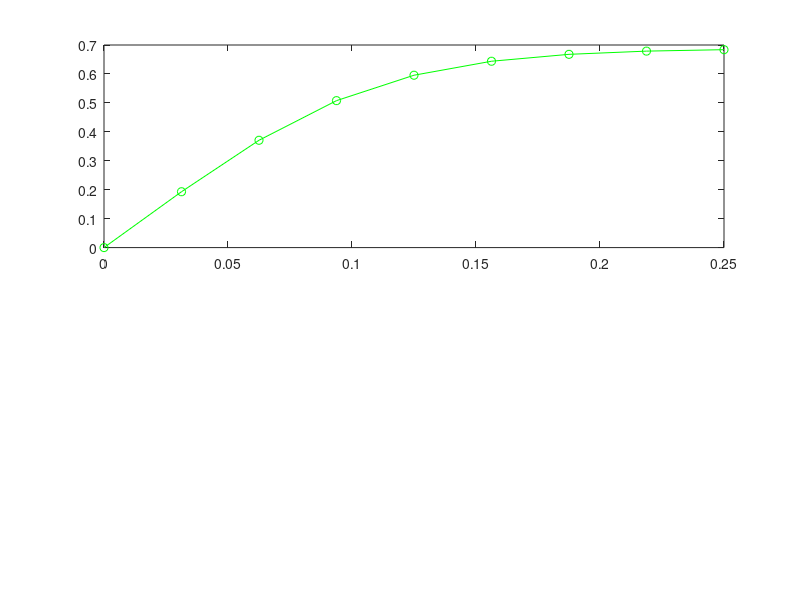

The MATLAB script that drew this image: (Note: this script raises an error after producing the figure.)
% Notes
% Euler's method:
%
%   y_new = y_old + slope(x(i) ) * delta_x
%
%
% Forward and backward difference approximations for first derivative:
%
%   forward: f_i_prime = (f_(i+1) - f_i) / h
%
%   backward: f_i_prime = (f_i - f_(i-1)) / h
%
%   centered: (f_(i+1) - f_(i-1)) / 2*h
%
%   where f_i is a subscript 


% ------------------ P 1.20 ------------------ %
% Problem:  In addition to the downward force of gravity (weight) and drag, an object 
%           falling through a fluid is also subject to a buoyancy force which is 
%           proportional to the displaced volume (Archimedes' principle). For example, for a sphere
%           with diameter d (m), the sphere's volume is V = πd^3/6, and its projected area is A = πd^2/4. 
%           The buoyancy force can then be computed as Fb = −ρVg. We neglected buoyancy in our derivation of
%           Eq. (1.8) because it is relatively small for an object like a bungee jumper moving through air. However,
%           for a more dense fluid like water, it becomes more prominent.
%
%           (a) Derive a differential equation in the same fashion as Eq. (1.8), but include the buoyancy force and represent
%           the drag force as described in Sec. 1.4.
%           (b) Rewrite the differential equation from (a) for the special case of a sphere.
%           (c) Use the equation developed in (b) to compute the terminal velocity (i.e., for the steady-state case). 
%           Use the following parameter values for a sphere falling through water: sphere diameter = 1 cm, sphere density = 2700 kg/m3,
%           water density = 1000 kg/m3, and Cd = 0.47.
%           (d) Use Euler's method with a step size of Δt = 0.03125s to numerically solve for the velocity from t = 0 to 0.25s
%           with an initial velocity of zero.


% ----- a ----- %
% Init values
g   = 9.81;   % gravity m/s^2
rho = 1000;   % fluid density kg/m^3 
V   = 1;      % volume of object m^3 
A   = 1;      % cross-sectional area m^2 
Cd  = 0.47;   % drag coefficient 
m   = 1;      % mass of object kg 

% Define forces
Fg = m*g;                         % Gravity 
Fb = -rho*V*g;                    % Buoyancy 
Fd = @(v) -(0.5*rho*A*Cd)*v*abs(v); % Drag force 

% Newton's 2nd Law: m*dv/dt = Fg + Fb + Fd
dvdt = @(v) (Fg + Fb + Fd(v)) / m;



% ----- b ----- %
% Init values
d = 0.01;
V = (pi*d^3)/6;  
A = (pi*d^2)/4;   
rho_s = 2700; 
m = rho_s*V;  

% Define forces
Fg = m*g;                         % Gravity 
Fb = -rho*V*g;                    % Buoyancy 
Fd = @(v) -(0.5*rho*A*Cd)*v*abs(v); % Drag force 

% Newton's 2nd Law: m*dv/dt = Fg + Fb + Fd
dvdt = @(v) (Fg + Fb + Fd(v)) / m;



% ----- c ----- %
% Init values
d = 0.01;                 
rho_s = 2700;             
rho = 1000;               
Cd = 0.47;                
g = 9.81;                 
V = (pi*d^3)/6;          
A = (pi*d^2)/4;           
m = rho_s * V;

% Solve for vt
% 0 = Fg + Fb + Fd
% -Fd = Fg + Fb 
% (0.5*rho*A*Cd)*v*abs(v) = m*g - rho*V*g
vt = sqrt((2*(Fg + Fb)) / (rho*A*Cd));

% Print results
disp("------------------ P 1.20 ------------------")
fprintf("Terminal velocity: %.4f\n", vt)


% ----- d ----- %
% Init values
dt = 0.03125;            
t = 0:dt:0.25;            
n = length(t);
v_new = zeros(1,n);       
v_new(1) = 0;             

% Euler's method loop
for i = 1:n-1
    
    slope = dvdt(v_new(i));          
    v_new(i+1) = v_new(i) + slope*dt; 

end

% Plot results
subplot(2,1,1);
plot(t, v_new, 'o-g'); 
hold on;
yline(vt, 'r--');
title('Sphere Falling (Euler Method)');
xlabel('Time (s)'); 
ylabel('Velocity (m/s)');
legend('Euler Approximation','Terminal Velocity');
grid on


% ------------------ P 1.23 ------------------ %
% Problem:  As depicted in Fig. P1.23, the downward deflection, y (m), of a cantilever beam 
%           with a uniform load, w = 10,000 kg/m, can be computed as
% 
%           y = (w/24EI)*(x^4 − 4Lx^3 + 6L^2x^2)
% 
%           where x = distance (m), E = the modulus of elasticity = 2 × 10^11 Pa, 
%           I = moment of inertia = 3.25 × 10–4 m4, and L = length = 4 m. This equation can be 
%           differentiated to yield the slope of the downward deflection as a function of x
% 
%           dy/dx = (w/24EI)*(4x^3 − 12Lx^2 + 12L^2x)
% 
%           If y = 0 at x = 0, use this equation with Euler's method (Δx = 0.125 m) to compute the 
%           deflection from x = 0 to L. Develop a plot of your results along with the analytical
%           solution computed with the first equation.

% Parameters
E = 2e11;        % Pa
I = 3.25e-4;     % m^4
L = 4;           % m
w = 10000*9.81;  % N/m
delta_x = 0.125; % m

% x array
x = 0:delta_x:L;
n = length(x);

% Initialize y
y_new = zeros(1,n); 
y_old = 0;  % initial condition y(0) = 0

% Define slope function
slope = @(x) (w/(24*E*I))*(4*x.^3 - 12*L*x.^2 + 12*L^2*x);

% Euler's method loop
for i = 1:n

    y_old    = y_old + slope(x(i))*delta_x; 
    y_new(i) = y_old;   

end

% Analytical solution 
y_exact = (w/(24*E*I))*(x.^4 - 4*L*x.^3 + 6*L^2*x.^2);

% Plot results
subplot(2,1,2);
plot(x, y_new, 's--g'); 
hold on;
plot(x, y_exact, 'b-');
title('Deflection of Cantilever Beam');
xlabel('Distance (m)'); 
ylabel('Deflection (m)');
legend('Euler Approximation','Analytical Solution');
grid on

% ------------------ P 4.11 ------------------ %
% Problem:  The Maclaurin series expansion. Starting with the simplest version, cos x = 1, 
%           add terms one at a time to estimate cos(π/3). After each new
%           term is added, compute the true and approximate percent relative errors. 
%           Use your calculator or MATLAB to determine the true value. Add terms until the 
%           absolute value of the approximate error estimate falls below an error criterion 
%           conforming to two significant figures.


% Set values
x = pi/3;
n = 2;
cos_x = 1;
true_val = cos(pi/3);
keepLooping = true;

% Run through first 10 terms of series
while keepLooping

    % Build out Maclaurin series
    term = ((-1)^(n/2)) * (x^n)/factorial(n);
    cos_x = cos_x + term;
    
    % Calculate error
    error = (abs(true_val - cos_x)/abs(true_val)) * 100;

    if error < 0.5
        keepLooping = false;
    end

    % Increment n 
    n = n + 2;

end

% Print results
fprintf("\n\n")
disp("------------------ P 4.11 ------------------")
fprintf("Estimated value of cos(pi/3): %.4f\n", cos_x)
fprintf("True value of cos(pi/3): %.4f\n", true_val)





% ------------------ P 4.12 ------------------ %
% Problem:  Perform the same computation as in Prob. 4.11, but
%           use the Maclaurin series expansion for the sin x to estimate 
%           sin(π/3).


% Set values
x = pi/3;
n = 0;
sin_x = 0;
true_val = sin(pi/3);
keepLooping = true;
iter = 0;

% Run through first 10 terms of series
while keepLooping

    % Build out Maclaurin series
    term = ((-1)^n) * (x^(2*n+1)) / factorial(2*n+1);
    sin_x = sin_x + term;
    
    % Calculate error
    error = (abs(true_val - sin_x)/abs(true_val)) * 100;

    if error < 0.5
        keepLooping = false;
    end

    % Increment n 
    n = n + 1;
    
end


% Print results
fprintf("\n\n")
disp("------------------ P 4.12 ------------------")
fprintf("Estimated value of sin(pi/3): %.4f\n", sin_x)
fprintf("True value of sin(pi/3): %.4f\n", true_val)









% ------------------ P 4.13 ------------------ %
% Problem:  Use zero- through third-order Taylor series expansions
%           to predict f(3) for
%
%           f (x) = 25x^3 − 6x^2 + 7x − 88
%
%           using a base point at x = 1. Compute the true percent relative
%           error for each approximation



% Set values
f = @(x) 25*x^3 - 6*x^2 + 7*x - 88;
base_point = 1;
x_val = 3;
true_value = f(x_val);

% Calculate derivatives 
f1 = @(x) 75*x^2 - 12*x + 7;  
f2 = @(x) 150*x - 12;          
f3 = @(x) 150;     

% Taylor series
fprintf("\n\n")
disp("------------------ P 4.13 ------------------")
estimated = f(1);
error = (abs(true_value - estimated)/true_value) * 100;
fprintf("Estimated value of at 0th order: %.4f\n", estimated)
fprintf("Error at 0th order: %.4f\n", error)
fprintf("\n")

estimated = f(1) + f1(1)*2;
error = (abs(true_value - estimated)/true_value) * 100;
fprintf("Estimated value of at 1st order: %.4f\n", estimated)
fprintf("Error at 1st order: %.4f\n", error)
fprintf("\n")

estimated = f(1) + f1(1)*2 + (f2(1)/2)*2^2;
error = (abs(true_value - estimated)/true_value) * 100;
fprintf("Estimated value of at 2nd order: %.4f\n", estimated)
fprintf("Error at 2nd order: %.4f\n", error)
fprintf("\n")

estimated = f(1) + f1(1)*2 + (f2(1)/2)*2^2 + (f3(1)/6)*2^3;
error = (abs(true_value - estimated)/true_value) * 100;
fprintf("Estimated value of at 3rd order: %.4f\n", estimated)
fprintf("Error at 3rd order: %.4f\n", error)





% ------------------ P 4.16 ------------------ %
% Problem:  Use forward and backward difference approximations of O(h) and a centered difference 
%           approximation of O(h^2) to estimate the first derivative of the function examined in
%           Prob. 4.13. Evaluate the derivative at x = 2 using a step size of h = 0.25. Compare 
%           your results with the true value of the derivative. Interpret your results on the basis
%           of the remainder term of the Taylor series expansion.
%
%           f (x) = 25x^3 − 6x^2 + 7x − 88
%


% Set values
h = 0.25; %step
x = 2;
func = @(x) 25*x^3 - 6*x^2 + 7*x - 88;
f_prime = @(x) 75*x^2 - 12*x + 7;
true_value = f_prime(x);

% Forward, backward, and centered difference approximations of O(h) and O(h^2)
f_i_prime_forward = (func(x + h) - func(x)) / h;
f_i_prime_backward = (func(x) - func(x - h)) / h;
f_i_prime_centered = (func(x + h) - func(x - h)) / (2*h);

fprintf("\n\n")
disp("------------------ P 4.16 ------------------")
fprintf("True value of f_prime: %.4f\n", true_value)
fprintf("\n")

error = (abs(true_value - f_i_prime_forward)/true_value) * 100;
fprintf("O(h): F_i prime forward difference: %.4f\n", f_i_prime_forward)
fprintf("Error from forward difference: %.4f\n", error)
fprintf("\n")

error = (abs(true_value - f_i_prime_backward)/true_value) * 100;
fprintf("O(h): F_i prime backward difference: %.4f\n", f_i_prime_backward)
fprintf("Error from backward difference: %.4f\n", error)
fprintf("\n")

error = (abs(true_value - f_i_prime_centered)/true_value) * 100;
fprintf("O(h^2): F_i prime centered difference: %.4f\n", f_i_prime_centered)
fprintf("Error from centered difference: %.4f\n", error)
fprintf("\n")